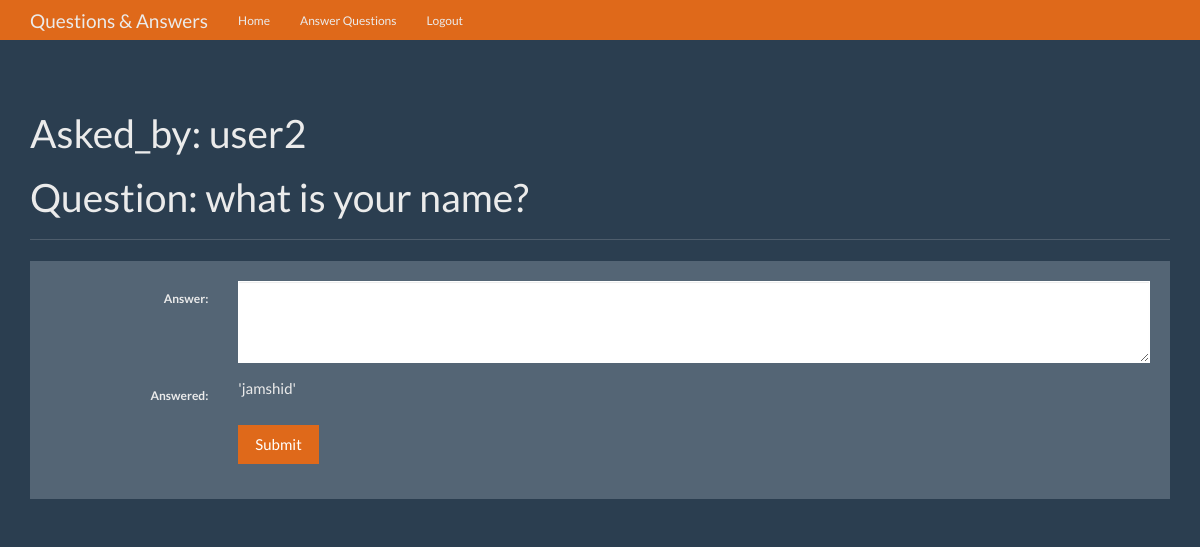
Screenshot of /answer/1 (signed in) with the database file from the repository.
### tables this page shows
CREATE TABLE User (
id integer primary key autoincrement,
name text not null,
password text not null,
expert boolean not null,
admin boolean not null
);

CREATE TABLE question (
id integer primary key autoincrement,
question_text text not null,
answer_text text not null,
asked_id integer not null,
expert_id integer not null
);

### app.py (the view, shortened to what this page needs)
@app.route('/answer/<question_id>', methods=['POST', 'GET'])
def answer(question_id):
    user = get_current_user()
    db = get_db()
    cursor = db.execute(
        'select user.name, question.id, question.question_text, question.answer_text, question.asked_id, question.expert_id from question INNER JOIN user ON question.asked_id = user.id where question.id=?', [question_id])
    question = cursor.fetchone()
    return render_template('answer.html', question=question, user=user)

### app.py (called while the page is built)
def get_current_user():
    user_result = None
    if 'user' in session:
        user = session['user']
        db = connect_db()
        user_query = db.execute(
            'select id, name, password, expert, admin from user where name =?', [user])
        user_result = user_query.fetchone()
    return user_result

### database.py (called while the page is built)
def connect_db():
    sql = sqlite3.connect('data.db')
    sql.row_factory = sqlite3.Row
    return sql

def get_db():
    if not hasattr(g, 'sqlite3'):
        g.sqlite_db = connect_db()
    return g.sqlite_db

### templates/answer.html (shortened to what this page needs)
{%extends 'base.html'%} {%from 'macro.html' import links%}  {%block nav%}{%endblock%} {%block body%} {%if user%}
<div class="page-header">
  <h1>Asked_by: {{question.name}}</h1>
  <h1>Question: {{question.question_text}}</h1>
</div>
<div class="row">
  <div class="col-lg-12">
    <div class="well bs-component">
      <form
        class="form-horizontal"
        method="post"
        action="{{url_for('answer', question_id=question.id)}}"
      >
        <fieldset>
          <div class="form-group">
            <label for="textArea" class="col-lg-2 control-label">Answer:</label>
            <div class="col-lg-10">
              <textarea
                name="answer"
                class="form-control"
                rows="3"
                id="textArea"
              ></textarea>
            </div>
          </div>
          <div class="form-group">
            <label for="textArea" class="col-lg-2 control-label"
              >Answered:</label
            >
            <div class="col-lg-10">
              {%if question.answer_text!='Null'%}
              <p>'{{question.answer_text}}'</p>
              {%else%}
              <p>'Not answered'</p>
              {%endif%}
            </div>
          </div>
          <div class="form-group">
            <div class="col-lg-10 col-lg-offset-2">
              <button type="submit" class="btn btn-primary">Submit</button>
            </div>
          </div>
        </fieldset>
      </form>
    </div>
  </div>
</div>
{%endif%} {%endblock%}

### static/theme.css (style rules this page uses)
body { padding-top: 70px; padding-bottom: 30px; }

### rows the page displays
User: name "user2"
question: question_text "what is your name?", answer_text "jamshid"
